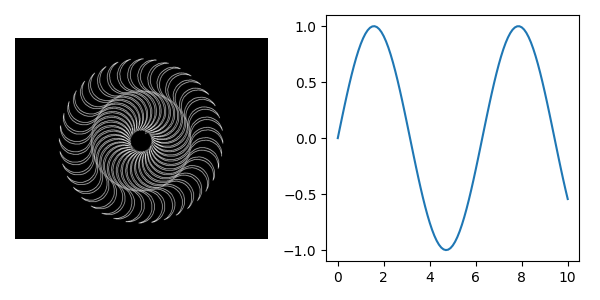

Generate this figure with Python:
import matplotlib.pyplot as pl
import numpy as np
import matplotlib.image as mpimg


x = np.linspace(0, 10, 101)
y = np.sin(x)

image = mpimg.imread('17_lesson_spiral.jpg')

fig, ax = pl.subplots(ncols = 2, figsize = (6, 3))
ax[0].imshow(image)
ax[0].axis('off')
ax[1].plot(x, y)
pl.tight_layout()




pl.show()
